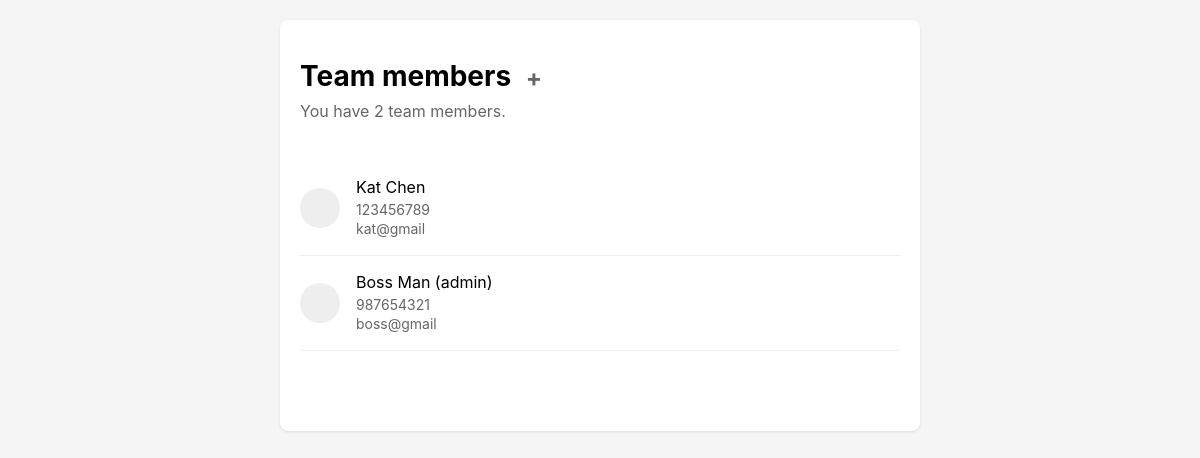
/members/, run on an earlier commit of the app's database.
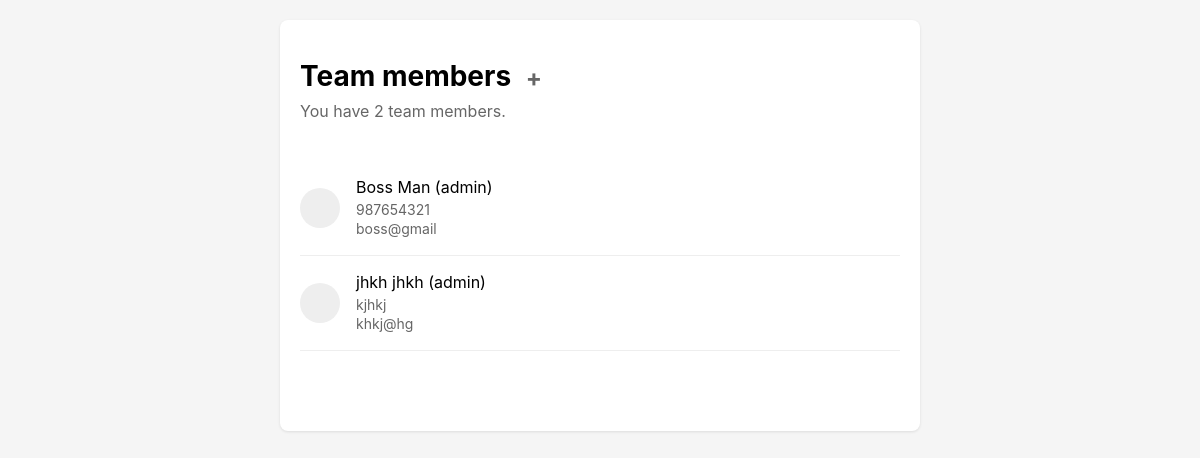
And on a later commit of the database.
### fullStackTeam/models.py (models this page shows, shortened)
class Member(models.Model):
    ROLE_CHOICES = [
        ('Regular', 'Regular'),
        ('Admin', 'Admin'),
    ]
    first_name = models.CharField(max_length=100)
    last_name = models.CharField(max_length=100)
    phone = models.CharField(max_length=15)
    email = models.EmailField(unique=True)
    role = models.CharField(max_length=10, choices=ROLE_CHOICES, default='Regular')

### fullStackTeam/views.py (the view)
# urls.py: path('members/', views.memberList, name='members'),
def memberList(request):
    mymembers = Member.objects.all().values()
    template = loader.get_template('all_members.html')
    context = {
        'mymembers': mymembers,
        'total_members': Member.objects.count(),
    }
    return HttpResponse(template.render(context, request))

### fullStackTeam/templates/all_members.html (shortened to what this page needs)
{% extends "master.html" %}
{% block content %}
    <h1>
        Team members
        <a href="{% url 'add_member' %}" class="add-button">+</a>
    </h1>
    <div class="subtitle">You have {{ total_members }} team member{{ total_members|pluralize }}.</div>
    <div class="member-list">
        {% for member in mymembers %}
        <a href="{% url 'details' member.id %}" style="text-decoration: none; color: inherit;">
            <div class="member-item">
                <div class="member-avatar"></div>
                <div class="member-info">
                    <div class="member-name">
                        {{ member.first_name }} {{ member.last_name }}
                        {% if member.role == 'Admin' %}(admin){% endif %}
                    </div>
                    <div class="member-contact">{{ member.phone }}</div>
                    <div class="member-contact">{{ member.email }}</div>
                </div>
            </div>
        </a>
        {% endfor %}
    </div>
{% endblock %}

### fullStackTeam/templates/master.html (shortened to what this page needs)
<!DOCTYPE html>
<html>
<head>
</head>
<body>
    <div class="content">
        {% block content %}
        {% endblock %}
    </div>
</body>
</html>

### fullStackTeam/templates/master.html (style rules this page uses)
body { font-family: -apple-system, BlinkMacSystemFont, "Segoe UI", Roboto, sans-serif; margin: 0; padding: 20px; background-color: #f5f5f5; }
.content { max-width: 600px; margin: 0 auto; background: white; padding: 20px 20px 80px 20px; border-radius: 8px; box-shadow: 0 1px 3px rgba(0,0,0,0.1); }
h1 { font-size: 28px; margin-bottom: 8px; font-weight: bold; }
.subtitle { color: #666; font-size: 16px; margin-bottom: 40px; }
.member-list { list-style: none; padding: 0; }
.member-item { padding: 16px 0; border-bottom: 1px solid #eee; display: flex; align-items: center; }
.member-avatar { width: 40px; height: 40px; background: #eee; border-radius: 50%; margin-right: 16px; }
.member-info { flex: 1; }
.member-name { font-size: 16px; margin-bottom: 4px; }
.member-contact { color: #666; font-size: 14px; margin: 2px 0; }
.add-button { text-decoration: none; font-size: 24px; color: #666; padding: 4px 8px; }

What changed in the data, as far as the page shows it:
removed Member: first_name "Kat", last_name "Chen", phone "123456789", email "kat@gmail"
added Member: first_name "jhkh", last_name "jhkh", role "(admin)", phone "kjhkj", email "khkj@hg"
